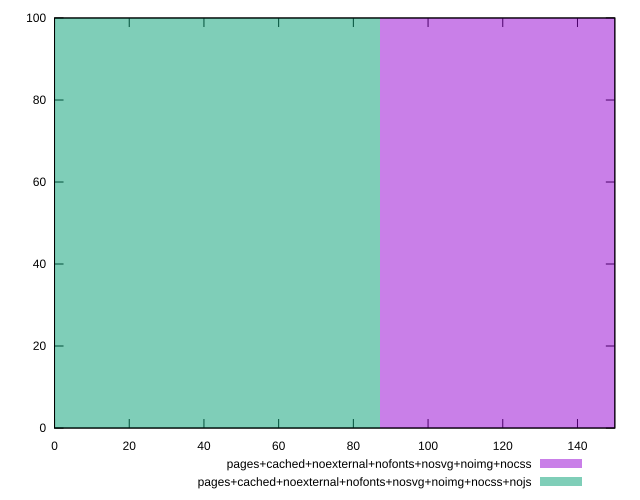

The script that saved this image:
reset

$pagesCachedNoexternalNofontsNosvgNoimgNocss <<EOF
174.50707449766352 100
EOF

$pagesCachedNoexternalNofontsNosvgNoimgNocssNojs <<EOF
0 100
EOF

set key outside below
set boxwidth 174.50707449766352
set xrange [0:150]
set yrange [0:100]
set trange [0:100]
set style fill transparent solid 0.5 noborder
set terminal svg size 640, 500 enhanced background rgb 'white'
set output "reprap/unminified-javascript/comparison/histogram/12_vs_13.svg"

plot $pagesCachedNoexternalNofontsNosvgNoimgNocss title "pages+cached+noexternal+nofonts+nosvg+noimg+nocss" with boxes, \
     $pagesCachedNoexternalNofontsNosvgNoimgNocssNojs title "pages+cached+noexternal+nofonts+nosvg+noimg+nocss+nojs" with boxes

reset
